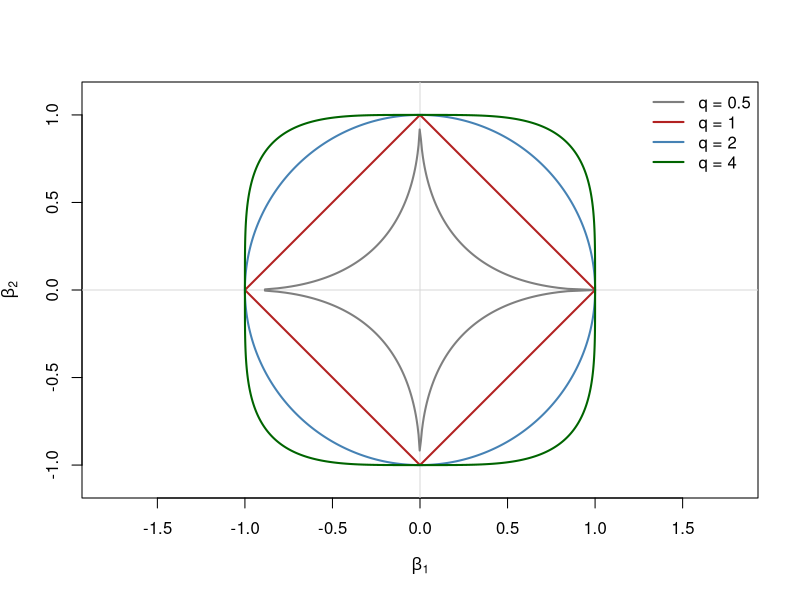

Source code (R):
## ---- chunk 1
#| label: fig-lq-balls
#| fig-cap: "Unit 'balls' of the bridge penalty for several q. The lasso (q = 1) is the only convex region with corners on the axes, and the corners are what produce exact zeros."
#| fig-width: 5
#| fig-height: 5
#| code-fold: true
theta <- seq(0, 2 * pi, length.out = 800)
lq_ball <- function(q) {
  # points on the boundary of |b1|^q + |b2|^q = 1
  r <- (abs(cos(theta))^q + abs(sin(theta))^q)^(-1 / q)
  cbind(r * cos(theta), r * sin(theta))
}
qs   <- c(0.5, 1, 2, 4)
cols <- c("grey50", "firebrick", "steelblue", "darkgreen")
plot(NA, xlim = c(-1.1, 1.1), ylim = c(-1.1, 1.1), asp = 1,
     xlab = expression(beta[1]), ylab = expression(beta[2]))
abline(h = 0, v = 0, col = "grey85")
for (k in seq_along(qs)) lines(lq_ball(qs[k]), col = cols[k], lwd = 2)
legend("topright", legend = paste("q =", qs), col = cols, lwd = 2, bty = "n")
